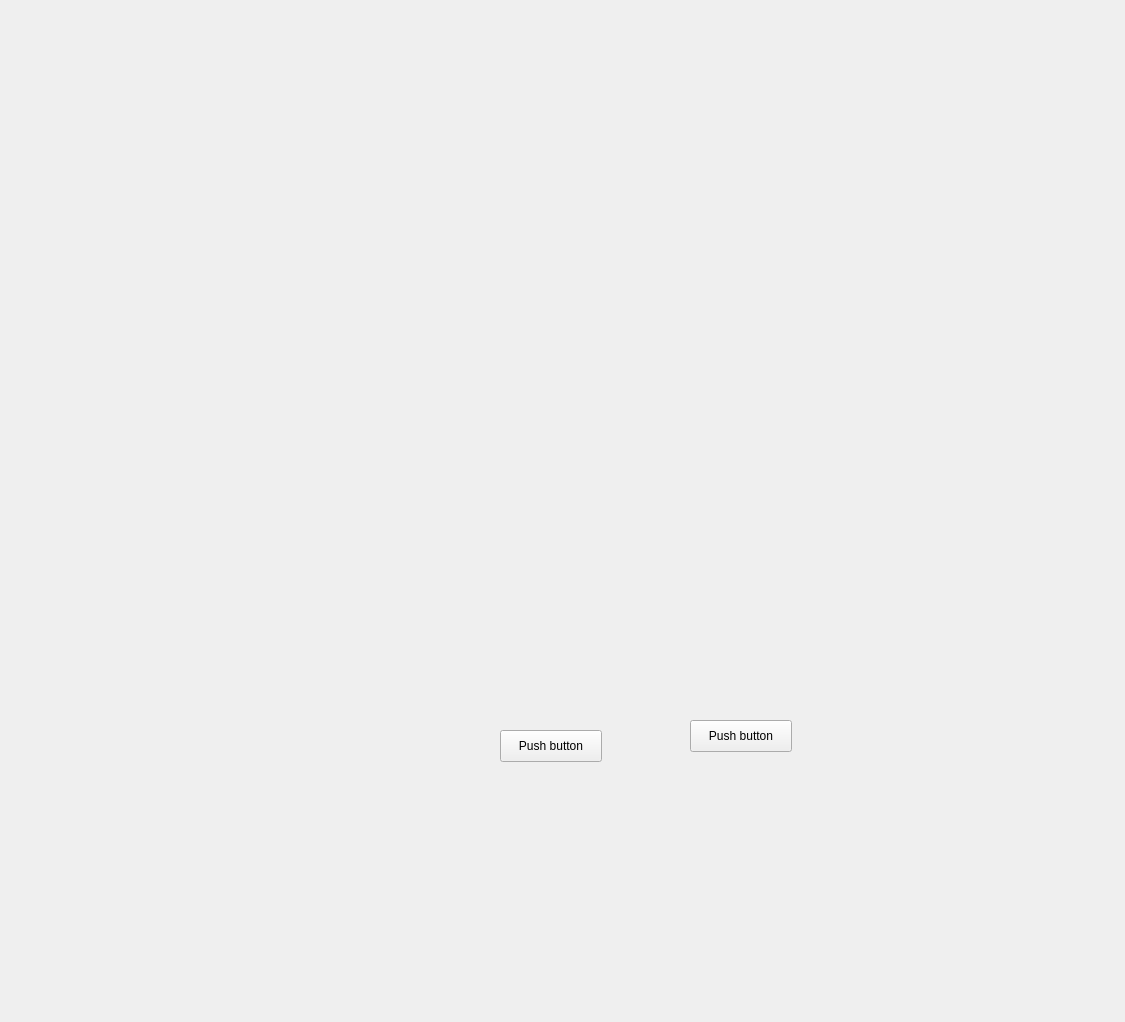
<?xml version="1.0" encoding="UTF-8"?>
<ui version="4.0">
 <class>Form</class>
 <widget class="QWidget" name="Form">
  <property name="geometry">
   <rect>
    <x>0</x>
    <y>0</y>
    <width>1125</width>
    <height>1022</height>
   </rect>
  </property>
  <property name="windowTitle">
   <string>Form</string>
  </property>
  <widget class="QStackedWidget" name="stackedWidget">
   <property name="geometry">
    <rect>
     <x>470</x>
     <y>490</y>
     <width>391</width>
     <height>341</height>
    </rect>
   </property>
   <widget class="QWidget" name="page">
    <widget class="PushButton" name="PushButton">
     <property name="geometry">
      <rect>
       <x>30</x>
       <y>240</y>
       <width>102</width>
       <height>32</height>
      </rect>
     </property>
     <property name="text">
      <string>Push button</string>
     </property>
    </widget>
    <widget class="PushButton" name="PushButton_2">
     <property name="geometry">
      <rect>
       <x>220</x>
       <y>230</y>
       <width>102</width>
       <height>32</height>
      </rect>
     </property>
     <property name="text">
      <string>Push button</string>
     </property>
    </widget>
   </widget>
   <widget class="QWidget" name="page_3"/>
   <widget class="QWidget" name="page_4"/>
   <widget class="QWidget" name="page_2"/>
  </widget>
 </widget>
 <customwidgets>
  <customwidget>
   <class>PushButton</class>
   <extends>QPushButton</extends>
   <header>qfluentwidgets</header>
  </customwidget>
 </customwidgets>
 <resources/>
 <connections/>
</ui>
